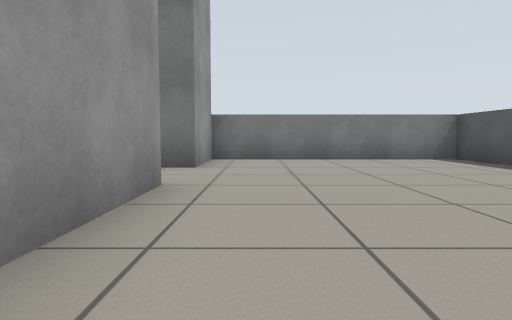
View 1 (above)

16 first-person views from a walk through a world built for the Gazebo simulator. The camera is 0.51 m above the floor, tilts 4° down and sees 75° across. The floor is counted in squares, 1 m on a side. Each view is taken from the middle of a square. On the plan, view 1 faces up. The plan holds only what a view shows up to about 9 squares ahead; the rest is blank.

View 2
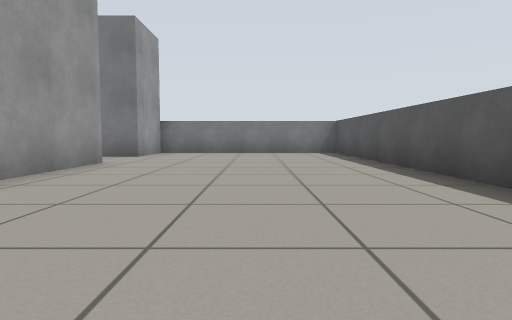

View 3
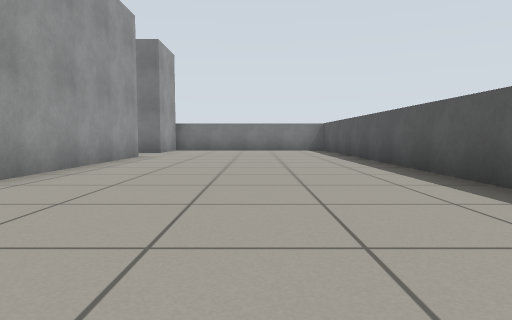

View 4
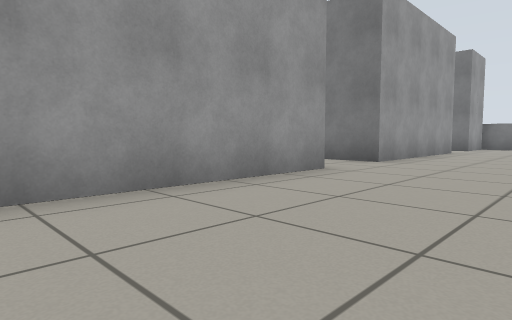

View 5
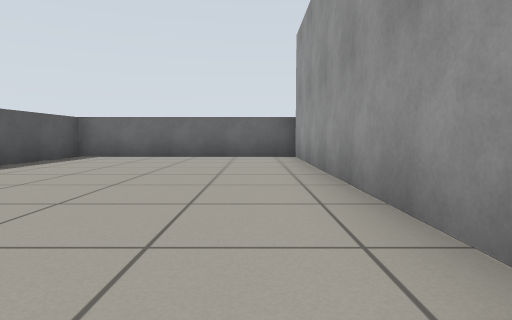

View 6
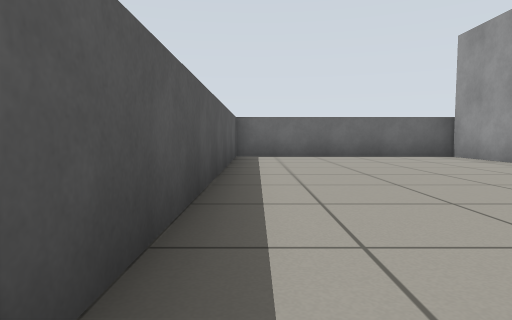

View 7
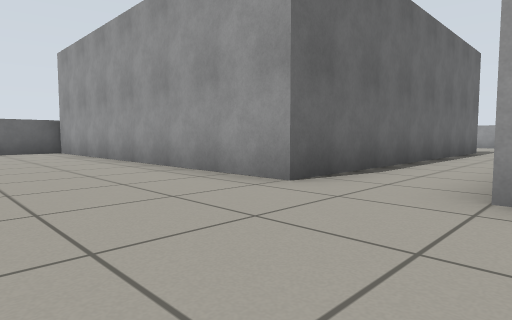

View 8
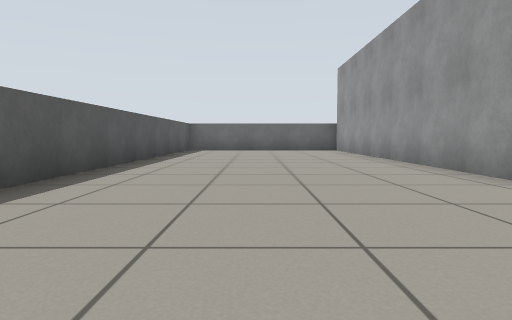

View 9
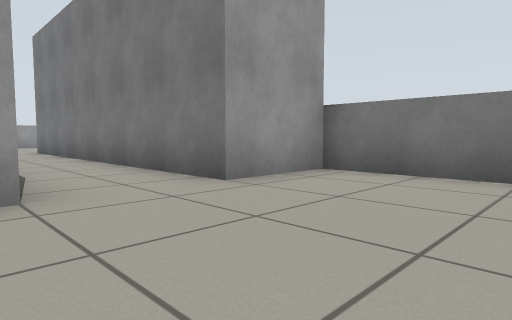

View 10
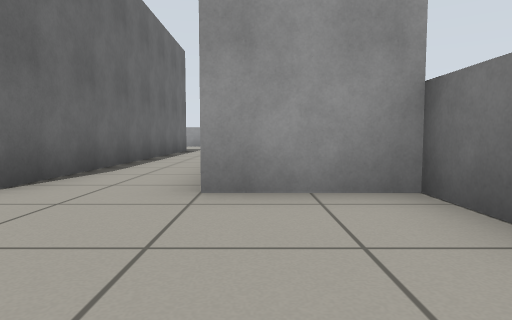

View 11
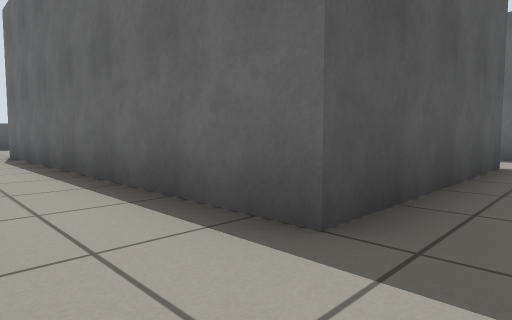

View 12
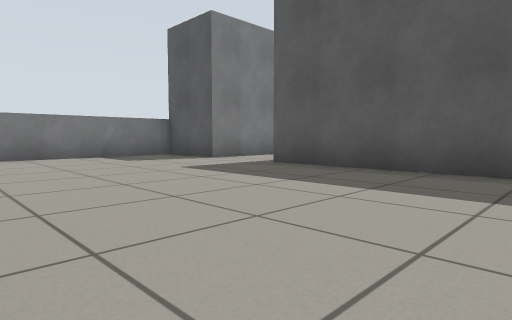

View 13
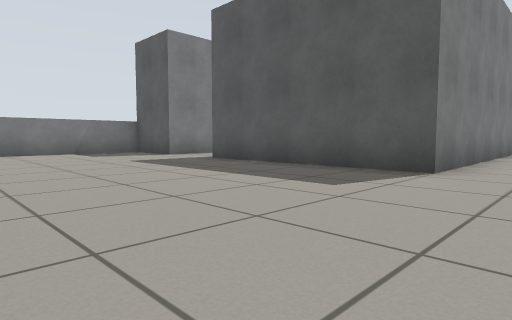

View 14
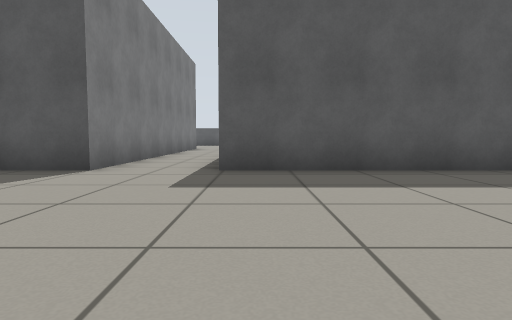

View 15
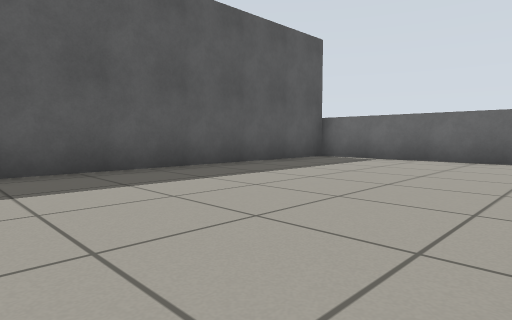

View 16
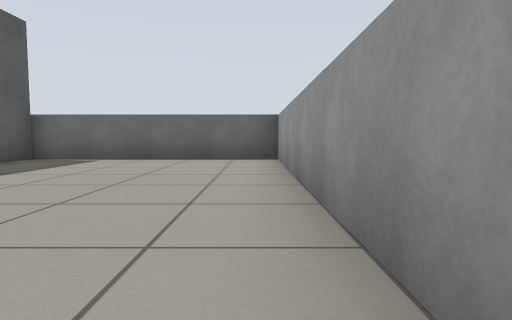

### Floor plan
Key: @ floor where view 1 was taken; # wall or solid block; . floor; B grey box.
Columns run from 16 left of view 1 to 5 right of it. Each row starts with its distance up from view 1.
  8   #####        #######
  7   ....#        #.....#
  6   ....##########.....#
  5   ...................#
  4   ...................#
  3  .....BBBBBBBBBB.....#
  2  .....B        B.....#
  1  .....B        B.....#
  0  .....B        B@....#
 -1  .....BBBBBBB BB.....#
 -2  ....................#
 -3  ....................#
 -4  .....BBBBBBBBBB.....#
 -5  .....B        B.....#
 -6 #.....B        B.....#
 -7 #.....B        B.....#
 -8 #.....B        B.....#
 -9 #.....B        B.....#
-10 #.....B        B.....#
-11 #.....B        B.....#
-12 #.....B        B.....#
-13 #######        #######

Where each view was taken, in squares from view 1:
view 1: 0 up, 0 right, facing up
view 2: 3 down, 2 right, facing up
view 3: 5 down, 2 right, facing up
view 4: 8 down, 2 right, facing up-left
view 5: 4 down, 0 right, facing down
view 6: 4 down, 4 right, facing down
view 7: 1 down, 2 right, facing down-left
view 8: 0 up, 2 right, facing down
view 9: 3 up, 2 right, facing up-left
view 10: 6 up, 2 right, facing left
view 11: 5 up, 11 left, facing down-right
view 12: 1 down, 15 left, facing up-right
view 13: 3 down, 15 left, facing up-right
view 14: 4 down, 15 left, facing right
view 15: 5 down, 15 left, facing down-right
view 16: 5 down, 15 left, facing down
